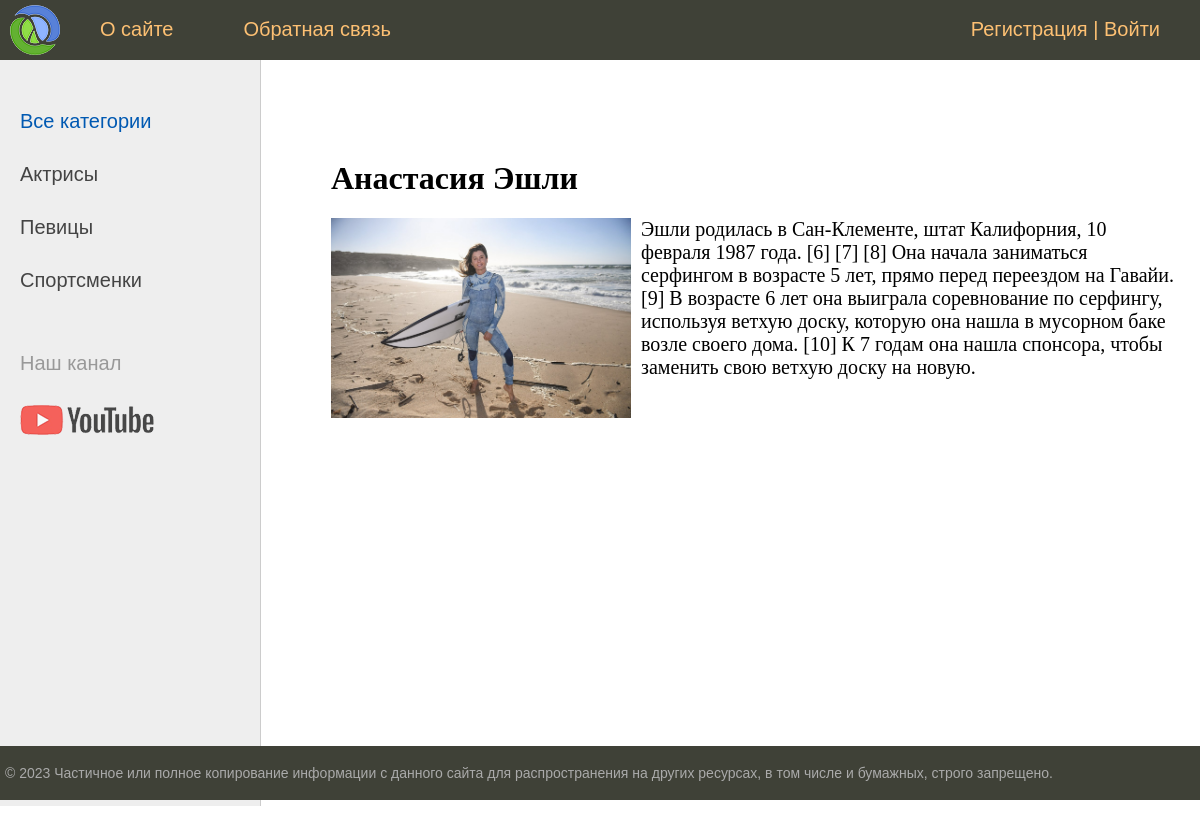
Page /post/anastasia-eshli/ on the committed database.
### women/models.py (models this page shows, shortened)
class Category(models.Model):
    name = models.CharField(max_length=100, db_index=True, verbose_name='Категория')
    slug = models.SlugField(max_length=255, unique=True, db_index=True, verbose_name='URL')
    def get_absolute_url(self):
        return reverse('category', kwargs={'cat_slug': self.slug})
    class Meta:
        verbose_name = 'Категория'
        verbose_name_plural = 'Категории'
        ordering = ['id']

class Women(models.Model):  #Model базовый класс / verbose_name='' как отображаются в админ панели и на сайте
    title = models.CharField(max_length=255, verbose_name='Заголовок')  # класс CharField определяет текстовое поле n-длинны
    slug = models.SlugField(max_length=255, unique=True, db_index=True, verbose_name='URL')  # в джанго спец класс SlagField/макс длинна, уникальное=True,индексируемое
    content = models.TextField(blank=True, verbose_name='Текст статьи')  # (большое текстовое поле blank=True может быть пустым
    photo = models.ImageField(upload_to='photos/%Y/%m/%d/', verbose_name='Фото')  # в какой каталог будем загружать фото(опр в виде шаблона, подкаталог фото/год/мес./день
    time_create = models.DateTimeField(auto_now_add=True, verbose_name='Время создания')  # время создания статьи, auto_now_add = берет авт. время. когда создали и не меняется
    time_update = models.DateTimeField(auto_now=True, verbose_name='Время изменения')  # время редактирования статьи auto_now= авт. меняет время когда изменили
    is_published = models.BooleanField(default=True, verbose_name='Публикация')  # булево поле, автоматически принимает труе когда добавили запись
    cat = models.ForeignKey('Category', on_delete=models.PROTECT, verbose_name='Категории')  #добавим внешний ключ cat'_id' добавит автоматом. используем класс ForeignKey(указ первичную категорию как строку название класса, models.PROTECT) , related_name='get_posts'
    def __str__(self):
        return self.title
    class Meta:  # Вложенный класс для настройки отображения в админ панели и на сайте
        verbose_name = 'Известные женщины'  # имя статей
        verbose_name_plural = 'Известные женщины'  # имя множ.число
        ordering = ['-time_create', 'title']  # Порядок сортировки статей в админ панели и НА САЙТЕ

### women/views.py (the view)
# urls.py: path('post/<slug:post_slug>/', ShowPost.as_view(), name='post'),
class ShowPost(DataMixin, DetailView):
    model = Women
    template_name = 'women/post.html'
    slug_url_kwarg = 'post_slug'  # прописывается перем для слага для использ
    context_object_name = 'post'  # в какую перем, будут помещатся данные из модели women для использ в шаблонах
    def get_context_data(self, *, object_list=None, **kwargs):
        context = super().get_context_data(**kwargs)
        c_def = self.get_user_context(title=context['post'])
        return dict(list(context.items()) + list(c_def.items()))

### women/utils.py (called while the page is built)
        def get_user_context(self, **kwargs):
                context = kwargs
                cats = cache.get('cats')  # кеш
                if not cats:
                    cats = Category.objects.annotate(Count('women'))  # чтобы выводить в шаблоне только те рубр у которых есть посты
                    cache.set('cats', cats, 60)  # кеш
                user_menu = menu.copy()
                if not self.request.user.is_authenticated:  # у кл. DataMixin есть обьект request у него есть обьект user а у него is_authenticated если true авториз
                        user_menu.pop(1)  # если польз не авториз. удаляем с сайта пункт доб.статьи
                context['menu'] = user_menu
                context['cats'] = cats
                if 'cat_selected' not in context:
                        context['cat_selected'] = 0
                return context

### women/templates/women/post.html
{% extends 'women/base.html' %}
{% block content %}
<h1>{{post.title}}</h1>
{% if post.photo %}
<p><img class="img-article-left" src="{{post.photo.url}}"></p>
{% endif %}
{{post.content|linebreaks}}
{% endblock %}

### women/templates/women/base.html (shortened to what this page needs)
{% load static %}
{% load women_tags %}
<!DOCTYPE html>
<html>
<head>
	<link type="text/css" href="{% static 'women/css/styles.css' %}" rel="stylesheet" />
</head>
<body>
<table class="table-page" border=0 cellpadding="0" cellspacing="0">
<tr><td valign=top>
{% block mainmenu %}
		<div class="header">
			<ul id="mainmenu" class="mainmenu">
			<li class="logo"><a href="{% url 'home' %}"><div class="logo"></div></a></li>
{% for m in menu %}
			<li><a href="{% url m.url_name %}">{{m.title}}</a></li>
{% endfor %}
			{% if request.user.is_authenticated %}
			<li class="last"> {{user.username}} | <a href="{% url 'logout' %}">Выйти</a></li>
			{% else %}
			<li class="last"><a href="{% url 'register' %}">Регистрация</a> | <a href="{% url 'login' %}">Войти</a></li>
			{% endif %}
			</ul>
		</div>
{% endblock mainmenu %}
<table class="table-content" border=0 cellpadding="0" cellspacing="0">
<tr>
	<td valign="top" class="left-chapters">
	<ul id="leftchapters">
{% if cat_selected == 0 %}
		<li class="selected">Все категории</li>
{% else %}
		<li><a href="{% url 'home' %}">Все категории</a></li>
{% endif %}
{% for c in cats %}
{% if c.women__count > 0 %}
		{% if c.pk == cat_selected %}
			<li class="selected">{{c.name}}</li>
		{% else %}
			<li><a href="{{ c.get_absolute_url }}">{{c.name}}</a></li>
		{% endif %}
{% endif %}
{% endfor %}
		<li class="share">
		<p>Наш канал</p>
		<a class="share-yt" href="https://www.youtube.com/" target="_blank" rel="nofollow"></a>
		</li>
	</ul>
</td>
<td valign="top" class="content">
	<div class="content-text">
{% block content %}
{% endblock %}
	</div>
</td></tr></table>
</td></tr>
<tr><td valign=top>
	<div id="footer">
		<p>&copy; 2023 Частичное или полное копирование информации с данного сайта для распространения на других ресурсах, в том числе и бумажных, строго запрещено.</p>
	</div>
</td></tr></table>
</body>
</html>

### women/static/women/css/styles.css (style rules this page uses)
html, body { font-family: 'Arial'; margin: 0; padding: 0; height: 100%; width: 100%; color: #444; }
a { color: #0059b2; text-decoration: none; }
img { max-width: 600px; height: auto; }
img.img-article-left { max-width: 300px; height: auto; float: left; padding: 0 10px 10px 0; }
.table-page { width: 100%; height: 100%; vertical-align: top; }
.table-page tr { height: 100%; }
.header { background: #3F4137; height: 60px; }
.logo { background: url('../images/logo.png') no-repeat 10px 5px; width: 70px; height: 60px; }
ul.mainmenu { list-style: none; margin: 0; padding: 0; height: 60px; color: #fdc073; font-size: 20px; overflow: hidden; }
ul.mainmenu li { float: left; margin: 18px 40px 0 30px; }
ul.mainmenu li.logo { margin: 0; }
ul.mainmenu li.last { float: right; }
ul.mainmenu li a { color: #fdc073; text-decoration: none; }
.table-content { width: 100%; min-height: 100%; height: 100%; }
.left-chapters { margin: 0; background: #eee; border-right: 1px solid #ccc; min-height: 100%; }
.left-chapters ul { width: 230px; min-height: 100%; margin: 0; padding: 20px 10px 10px 20px; list-style: none; font-size: 20px; }
.left-chapters ul li { margin: 30px 0 0 0; color: #999; }
.left-chapters ul li.selected { color: #0059b2; }
.left-chapters ul li a { color: #444; text-decoration: none; }
.left-chapters ul li.share { margin: 60px 0 0 0; }
.left-chapters ul li.share p { margin: 30px 0 30px 0; }
.left-chapters ul li.share a { display: inline-block; width: 40px; height: 40px; margin: 0 20px 0 0; }
.left-chapters ul li.share a.share-yt { width: 100%; height: 30px; background: url('../images/share_yt.png') no-repeat 0 0 }
.content { padding: 40px 20px 20px 40px; width: 100%; box-sizing: border-box; }
.content-text { margin: 60px 0 0 30px; color: #000; font-size: 20px; font-family: Yandex Sans Display Light; }
.content-text h1 { font-size: 32px; }
#footer { box-sizing: border-box; background: #3F4137; padding: 5px; color: #aaa; font-size: 14px; font-family: Verdana, Geneva, Arial, Helvetica; text-align: left; overflow: hidden; }

### rows in the picture
Category: name "Актрисы"
Category: name "Певицы"
Category: name "Спортсменки"
Women: title "Анастасия Эшли", photo (picture), content "Эшли родилась в Сан-Клементе, штат Калифорния, 10 февраля 1987 года. [6] [7] [8] Она начала заниматься серфингом в возрасте 5 лет, прямо перед переездом на Гавайи. [9] В возрасте 6 лет она выиграла соревнование по серфингу, используя ветхую доску, которую она нашла в мусорном баке возле своего дома. [10] К 7 годам она нашла спонсора, чтобы заменить свою ветхую доску на новую."

### other values in the picture
{{ m.title }} "О сайте" "Обратная связь"
